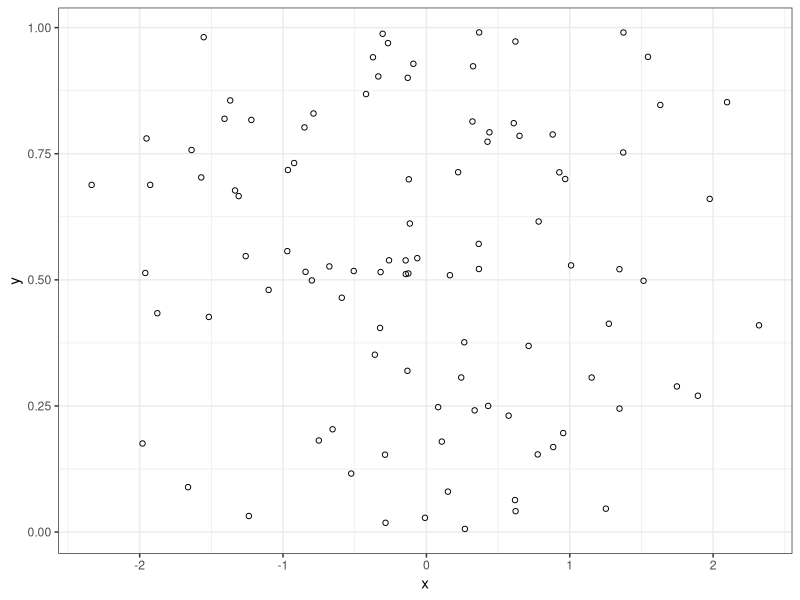

R code for this plot:
## ---- chunk 1
library(ggplot2)
df <- data.frame(x=rnorm(100), y=runif(100)) 
ggplot(data=df, aes(x=x, y=y)) + geom_point(shape=1) + theme_bw()
